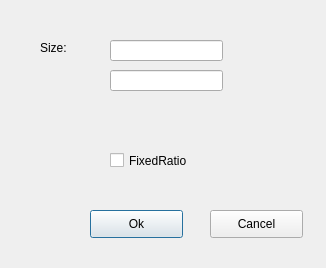
<?xml version="1.0" encoding="UTF-8"?>
<ui version="4.0">
 <class>SizeInputDialog</class>
 <widget class="QDialog" name="SizeInputDialog">
  <property name="geometry">
   <rect>
    <x>0</x>
    <y>0</y>
    <width>326</width>
    <height>268</height>
   </rect>
  </property>
  <property name="windowTitle">
   <string>ImageSize</string>
  </property>
  <widget class="QLineEdit" name="ledtWidth">
   <property name="geometry">
    <rect>
     <x>110</x>
     <y>40</y>
     <width>113</width>
     <height>21</height>
    </rect>
   </property>
  </widget>
  <widget class="QLabel" name="label">
   <property name="geometry">
    <rect>
     <x>40</x>
     <y>40</y>
     <width>72</width>
     <height>15</height>
    </rect>
   </property>
   <property name="text">
    <string>Size: </string>
   </property>
  </widget>
  <widget class="QLineEdit" name="ledtHeight">
   <property name="geometry">
    <rect>
     <x>110</x>
     <y>70</y>
     <width>113</width>
     <height>21</height>
    </rect>
   </property>
  </widget>
  <widget class="QCheckBox" name="cboxRatio">
   <property name="geometry">
    <rect>
     <x>110</x>
     <y>150</y>
     <width>111</width>
     <height>21</height>
    </rect>
   </property>
   <property name="text">
    <string>FixedRatio</string>
   </property>
  </widget>
  <widget class="QPushButton" name="pushButton">
   <property name="geometry">
    <rect>
     <x>90</x>
     <y>210</y>
     <width>93</width>
     <height>28</height>
    </rect>
   </property>
   <property name="text">
    <string>Ok</string>
   </property>
  </widget>
  <widget class="QPushButton" name="pushButton_2">
   <property name="geometry">
    <rect>
     <x>210</x>
     <y>210</y>
     <width>93</width>
     <height>28</height>
    </rect>
   </property>
   <property name="text">
    <string>Cancel</string>
   </property>
  </widget>
 </widget>
 <resources/>
 <connections>
  <connection>
   <sender>pushButton</sender>
   <signal>pressed()</signal>
   <receiver>SizeInputDialog</receiver>
   <slot>accept()</slot>
   <hints>
    <hint type="sourcelabel">
     <x>143</x>
     <y>225</y>
    </hint>
    <hint type="destinationlabel">
     <x>56</x>
     <y>185</y>
    </hint>
   </hints>
  </connection>
  <connection>
   <sender>pushButton_2</sender>
   <signal>pressed()</signal>
   <receiver>SizeInputDialog</receiver>
   <slot>reject()</slot>
   <hints>
    <hint type="sourcelabel">
     <x>254</x>
     <y>218</y>
    </hint>
    <hint type="destinationlabel">
     <x>251</x>
     <y>185</y>
    </hint>
   </hints>
  </connection>
 </connections>
</ui>
